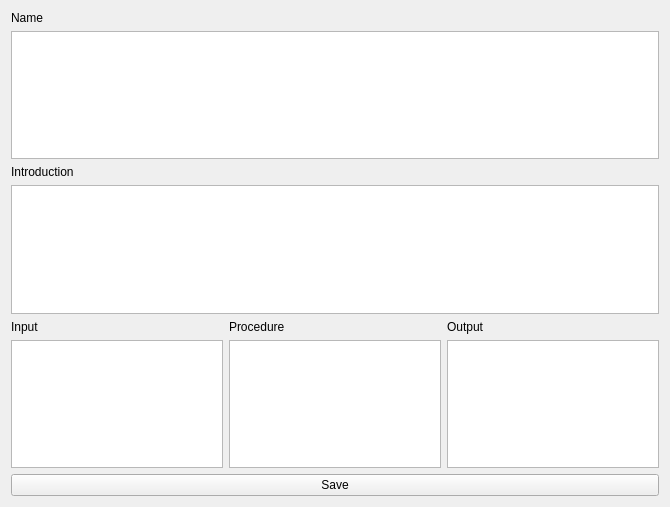
<?xml version="1.0" encoding="UTF-8"?>
<ui version="4.0">
 <class>MethodEditClass</class>
 <widget class="QWidget" name="MethodEditClass">
  <property name="geometry">
   <rect>
    <x>0</x>
    <y>0</y>
    <width>670</width>
    <height>507</height>
   </rect>
  </property>
  <property name="windowTitle">
   <string>MethodEdit</string>
  </property>
  <layout class="QGridLayout" name="gridLayout">
   <item row="7" column="0" colspan="3">
    <widget class="QTextEdit" name="textEdit_introduction"/>
   </item>
   <item row="8" column="2">
    <widget class="QLabel" name="label_3">
     <property name="text">
      <string>Output</string>
     </property>
    </widget>
   </item>
   <item row="4" column="0">
    <widget class="QLabel" name="label_4">
     <property name="text">
      <string>Introduction</string>
     </property>
    </widget>
   </item>
   <item row="8" column="1">
    <widget class="QLabel" name="label_2">
     <property name="text">
      <string>Procedure</string>
     </property>
    </widget>
   </item>
   <item row="10" column="0" colspan="3">
    <widget class="QPushButton" name="pushButton">
     <property name="text">
      <string>Save</string>
     </property>
    </widget>
   </item>
   <item row="9" column="2">
    <widget class="QTextEdit" name="textEdit_out"/>
   </item>
   <item row="2" column="0">
    <widget class="QLabel" name="label_5">
     <property name="text">
      <string>Name</string>
     </property>
    </widget>
   </item>
   <item row="8" column="0">
    <widget class="QLabel" name="label">
     <property name="text">
      <string>Input</string>
     </property>
    </widget>
   </item>
   <item row="9" column="0">
    <widget class="QTextEdit" name="textEdit_input"/>
   </item>
   <item row="9" column="1">
    <widget class="QTextEdit" name="textEdit_procedure"/>
   </item>
   <item row="3" column="0" colspan="3">
    <widget class="QTextEdit" name="textEdit_name"/>
   </item>
  </layout>
 </widget>
 <layoutdefault spacing="6" margin="11"/>
 <resources/>
 <connections/>
</ui>
